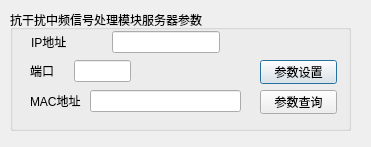
<?xml version="1.0" encoding="UTF-8"?>
<ui version="4.0">
 <class>ipconfigdialog</class>
 <widget class="QDialog" name="ipconfigdialog">
  <property name="geometry">
   <rect>
    <x>0</x>
    <y>0</y>
    <width>371</width>
    <height>147</height>
   </rect>
  </property>
  <property name="windowTitle">
   <string>服务器参数</string>
  </property>
  <widget class="QGroupBox" name="groupBox_4">
   <property name="geometry">
    <rect>
     <x>10</x>
     <y>10</y>
     <width>341</width>
     <height>121</height>
    </rect>
   </property>
   <property name="title">
    <string>抗干扰中频信号处理模块服务器参数</string>
   </property>
   <widget class="QWidget" name="layoutWidget">
    <property name="geometry">
     <rect>
      <x>250</x>
      <y>50</y>
      <width>77</width>
      <height>54</height>
     </rect>
    </property>
    <layout class="QVBoxLayout" name="verticalLayout_2">
     <item>
      <widget class="QPushButton" name="paraSetButton">
       <property name="text">
        <string>参数设置</string>
       </property>
      </widget>
     </item>
     <item>
      <widget class="QPushButton" name="paraGetButton">
       <property name="text">
        <string>参数查询</string>
       </property>
      </widget>
     </item>
    </layout>
   </widget>
   <widget class="QWidget" name="layoutWidget_2">
    <property name="geometry">
     <rect>
      <x>20</x>
      <y>80</y>
      <width>211</width>
      <height>22</height>
     </rect>
    </property>
    <layout class="QHBoxLayout" name="horizontalLayout_6">
     <item>
      <widget class="QLabel" name="label_8">
       <property name="text">
        <string>MAC地址 </string>
       </property>
      </widget>
     </item>
     <item>
      <widget class="QMacLineEdit" name="macLineEdit">
       <property name="sizePolicy">
        <sizepolicy hsizetype="Expanding" vsizetype="Fixed">
         <horstretch>0</horstretch>
         <verstretch>0</verstretch>
        </sizepolicy>
       </property>
      </widget>
     </item>
    </layout>
   </widget>
   <widget class="QWidget" name="layoutWidget_3">
    <property name="geometry">
     <rect>
      <x>20</x>
      <y>50</y>
      <width>101</width>
      <height>22</height>
     </rect>
    </property>
    <layout class="QHBoxLayout" name="horizontalLayout_5">
     <item>
      <widget class="QLabel" name="label_7">
       <property name="text">
        <string>端口    </string>
       </property>
      </widget>
     </item>
     <item>
      <widget class="QLineEdit" name="portSetLineEdit">
       <property name="sizePolicy">
        <sizepolicy hsizetype="Expanding" vsizetype="Fixed">
         <horstretch>0</horstretch>
         <verstretch>0</verstretch>
        </sizepolicy>
       </property>
       <property name="maxLength">
        <number>5</number>
       </property>
      </widget>
     </item>
    </layout>
   </widget>
   <widget class="QWidget" name="layoutWidget_4">
    <property name="geometry">
     <rect>
      <x>21</x>
      <y>21</y>
      <width>189</width>
      <height>22</height>
     </rect>
    </property>
    <layout class="QHBoxLayout" name="horizontalLayout_8">
     <item>
      <widget class="QLabel" name="label_6">
       <property name="text">
        <string>IP地址  </string>
       </property>
      </widget>
     </item>
     <item>
      <widget class="QIpLineEdit" name="ipSetLineEdit">
       <property name="sizePolicy">
        <sizepolicy hsizetype="Fixed" vsizetype="Fixed">
         <horstretch>0</horstretch>
         <verstretch>0</verstretch>
        </sizepolicy>
       </property>
      </widget>
     </item>
    </layout>
   </widget>
  </widget>
 </widget>
 <customwidgets>
  <customwidget>
   <class>QIpLineEdit</class>
   <extends>QLineEdit</extends>
   <header location="global">qiplineedit.h</header>
  </customwidget>
  <customwidget>
   <class>QMacLineEdit</class>
   <extends>QLineEdit</extends>
   <header location="global">qmaclineedit.h</header>
  </customwidget>
 </customwidgets>
 <resources/>
 <connections/>
</ui>
